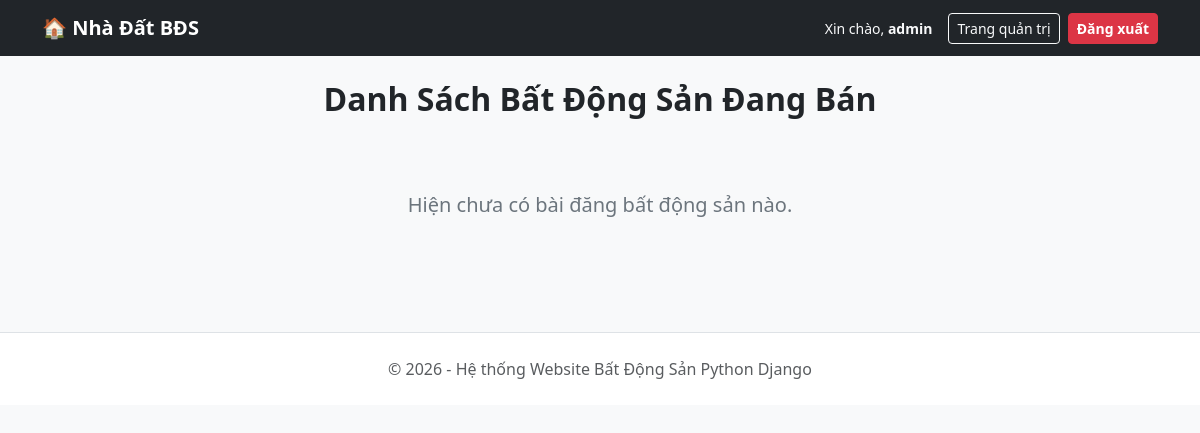
Page / (signed in) on the earlier database version.
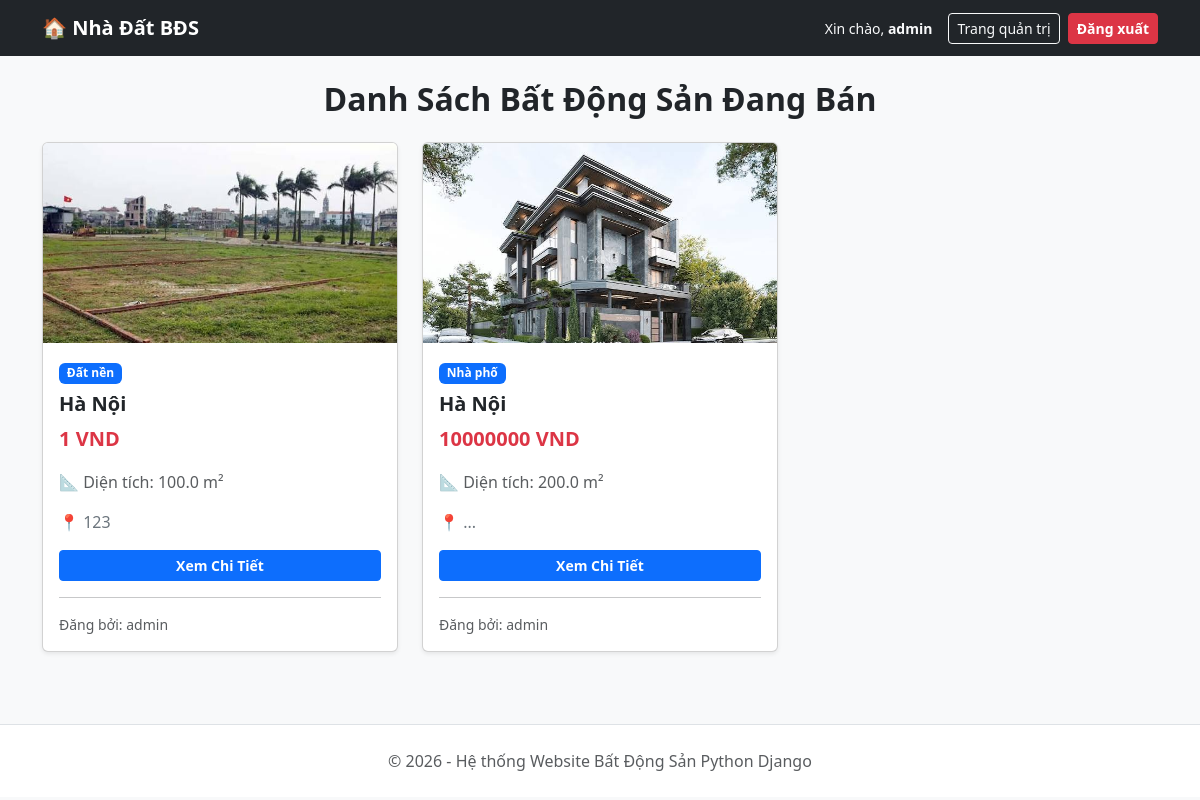
Same page on the later database version.
### properties/models.py (models this page shows, shortened)
class Property(models.Model):
    LOAI_NHA_CHOICES = [
        ('CH', 'Chung cư'),
        ('NP', 'Nhà phố'),
        ('ĐN', 'Đất nền'),
    ]
    tieu_de = models.CharField(max_length=200, verbose_name="Tiêu đề")
    loai_nha = models.CharField(max_length=2, choices=LOAI_NHA_CHOICES, default='NP', verbose_name="Loại nhà")
    dia_chi = models.CharField(max_length=255, verbose_name="Địa chỉ")
    gia = models.DecimalField(max_digits=15, decimal_places=0, verbose_name="Giá (VND)")
    dien_tich = models.FloatField(verbose_name="Diện tích (m²)")
    mo_ta = models.TextField(verbose_name="Mô tả chi tiết")
    hinh_anh = models.ImageField(upload_to='properties/', verbose_name="Hình ảnh")
    ngay_dang = models.DateTimeField(auto_now_add=True)
    nguoi_dang = models.ForeignKey(User, on_delete=models.CASCADE, verbose_name="Người đăng")

### properties/views.py (the view)
# urls.py: path('', views.home, name='home'),
@login_required
def home(request):
    tat_ca_nha = Property.objects.all().order_by('-ngay_dang')
    return render(request, 'properties/home.html', {'properties': tat_ca_nha})

### properties/templates/properties/home.html (shortened to what this page needs)
<!doctype html>
<html lang="vi">
  <head>
    <link
      href="https://cdn.jsdelivr.net/npm/bootstrap@5.3.0/dist/css/bootstrap.min.css"
      rel="stylesheet"
    />
  </head>
  <body class="bg-light">
    <nav class="navbar navbar-expand-lg navbar-dark bg-dark mb-4">
      <div class="container">
        <a class="navbar-brand fw-bold" href="/">🏠 Nhà Đất BĐS</a>
        <div class="d-flex align-items-center gap-2">
          <span class="text-light small me-2"
            >Xin chào, <b>{{ user.username }}</b></span
          >
          {% if user.is_staff %}
          <a href="/admin" class="btn btn-outline-light btn-sm"
            >Trang quản trị</a
          >
          {% endif %}
          <form action="{% url 'logout' %}" method="POST" class="d-inline m-0">
            <button type="submit" class="btn btn-danger btn-sm fw-bold">
              Đăng xuất
            </button>
          </form>
        </div>
      </div>
    </nav>
    <div class="container">
      <h2 class="mb-4 fw-bold text-center text-dark">
        Danh Sách Bất Động Sản Đang Bán
      </h2>
      <div class="row">
        {% for house in properties %}
        <div class="col-md-4 mb-4">
          <div class="card h-100 shadow-sm property-card">
            {% if house.hinh_anh %}
            <img
              src="{{ house.hinh_anh.url }}"
              class="card-img-top"
              alt="{{ house.tieu_de }}"
            />
            {% else %}
            <img
              src="https://via.placeholder.com/300x200?text=No+Image"
              class="card-img-top"
              alt="No Image"
            />
            {% endif %}
            <div class="card-body">
              <span class="badge bg-primary mb-2"
                >{{ house.get_loai_nha_display }}</span
              >
              <h5 class="card-title fw-bold text-truncate">
                {{ house.tieu_de }}
              </h5>
              <p class="card-text text-danger fw-bold fs-5">
                {{ house.gia }} VND
              </p>
              <p class="card-text text-muted">
                📐 Diện tích: {{ house.dien_tich }} m²
              </p>
              <p class="card-text text-secondary text-truncate">
                📍 {{ house.dia_chi }}
              </p>
              <div class="mt-3">
                <a
                  href="{% url 'property_detail' house.pk %}"
                  class="btn btn-primary btn-sm w-100 fw-bold"
                  >Xem Chi Tiết</a
                >
              </div>
              <hr />
              <p class="card-text small text-muted">
                Đăng bởi: {{ house.nguoi_dang.username }}
              </p>
            </div>
          </div>
        </div>
        {% empty %}
        <div class="col-12 text-center py-5">
          <p class="fs-5 text-secondary">
            Hiện chưa có bài đăng bất động sản nào.
          </p>
        </div>
        {% endfor %}
      </div>
    </div>
    <footer class="text-center py-4 text-muted mt-5 border-top bg-white">
      © 2026 - Hệ thống Website Bất Động Sản Python Django
    </footer>
  </body>
</html>

### properties/templates/properties/home.html (style rules this page uses)
.property-card img { height: 200px; object-fit: cover; }

Differences in the rows shown:
added Property: hinh_anh (picture), loai_nha "Đất nền", tieu_de "Hà Nội", gia "1", dien_tich "100.0", dia_chi "123", nguoi_dang.username "admin"
added Property: hinh_anh (picture), loai_nha "Nhà phố", tieu_de "Hà Nội", gia "10000000", dien_tich "200.0", dia_chi "...", nguoi_dang.username "admin"
Other differences:
text no longer shown: "Hiện chưa có bài đăng bất động sản nào."
